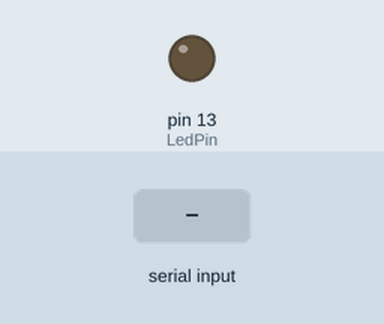
A sketch run on a simulated Arduino Uno, built with avr-gcc and run on an emulated ATmega328P. On the bench: output pins drawn as LEDs (lit = HIGH). The inputs (shaded band) are chosen by the test bench.

Above: at 1.2 s.
1.3 s: "1" received over Serial
At 2.2 s:
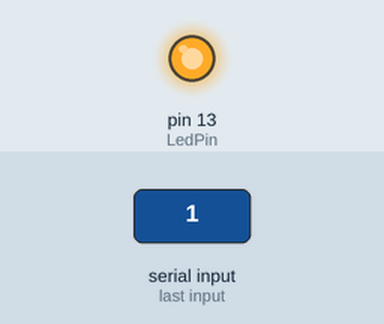
2.8 s: "0" received over Serial
At 4.0 s:
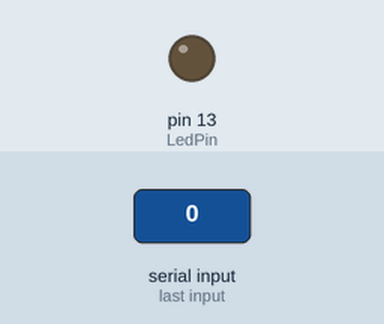
Timing chart, 0 to 5.8 s (numbered marks = the images above; inputs shaded):
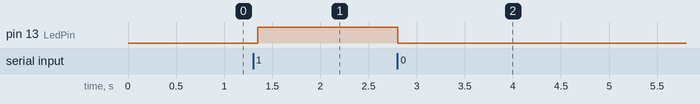

Measured:
- after the input at 1.3 s, pin 13 (LedPin): LOW → HIGH after 0.05 s
- after the input at 2.8 s, pin 13 (LedPin): HIGH → LOW at once

The sketch:

led.ino
```cpp
#include <U8g2lib.h>
#include <U8x8lib.h>

 const  int LedPin = 13;
 int ledState = 0;
void setup() {
  // put your setup code here, to run once:

pinMode(LedPin, OUTPUT);
Serial.begin(9600);
}

void loop() {
  // put your main code here, to run repeatedly:
char receiveVal;
if (Serial.available() > 0)
{

  receiveVal = Serial.read();

  if (receiveVal == '1')
      ledState = 1;
else
  ledState = 0;

}
digitalWrite(LedPin, ledState);
delay(50);
}
```
